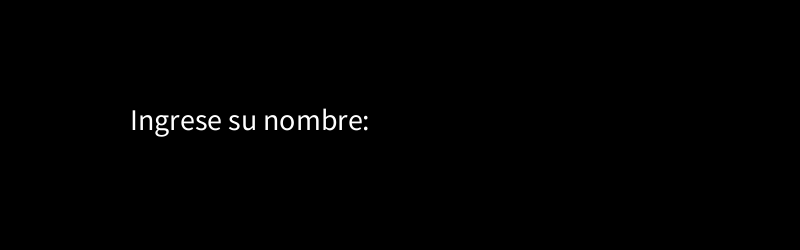
Frame 1 (no input)
Frame 60 (the mouse pressed at the canvas centre just before this capture): identical to frame 1, image omitted
Frame 120 (the mouse held since frame 60 and released just before this capture): identical to frame 1, image omitted

The Processing sketch that drew this single still picture (run headless with seeded random() and noise(); from frame 60 on, the mouse is pressed at the canvas centre):

// Processing sketch: Ejercicio_12_TP01
// ── Ejercicio_12_TP01.pde
String texto = "Ingresa tu nombre: ";
String nombre = " ";
String saludo = " ";

public void setup(){
  size(800,250);
  println(texto);
}

public void draw(){
  background(0);
  fill(255);
  textSize(30);
  text("Ingrese su nombre: "+ saludo ,130, 130);
}

public void keyPressed(){
  nombre += key;
  println(nombre);

if (key == '\n'){
  saludo = "Bienvenido "+ nombre;
  println(saludo);
}
}
